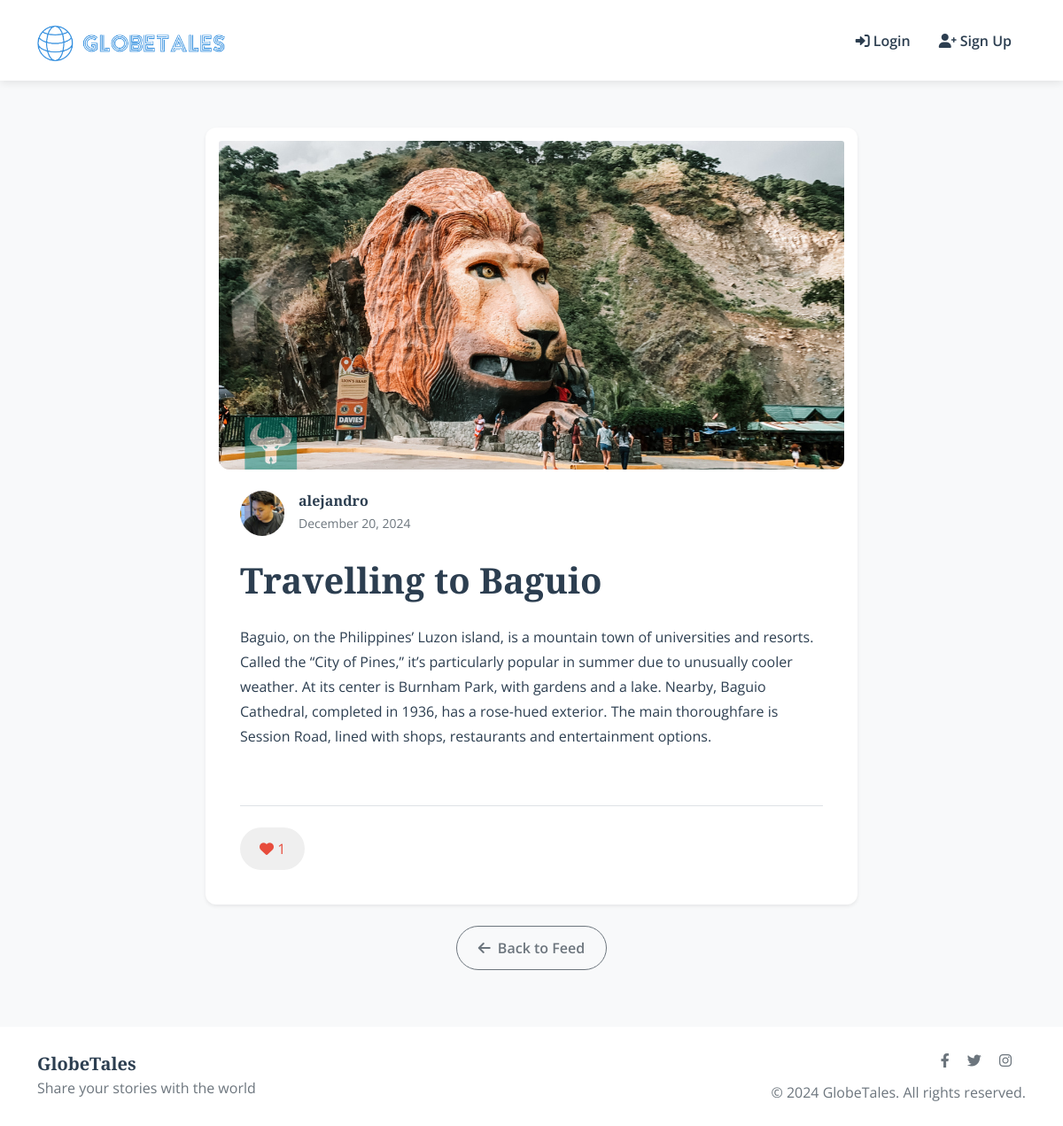
The app's page /post/18/ with its own data.
### blog/models.py (models this page shows)
class Post(models.Model):
    title = models.CharField(max_length=200, default='Untitled')
    caption = models.TextField()
    image = models.ImageField(upload_to='posts/')
    author = models.ForeignKey(User, on_delete=models.CASCADE)
    created_at = models.DateTimeField(auto_now_add=True)
    updated_at = models.DateTimeField(auto_now=True)
    likes = models.ManyToManyField(User, related_name='liked_posts', blank=True)

### accounts/models.py (models this page shows, shortened)
class Profile(models.Model):
    user = models.OneToOneField(User, on_delete=models.CASCADE, related_name='user_profile')
    avatar = models.ImageField(upload_to='profile_pics/', null=True, blank=True)

### blog/views.py (the view)
# urls.py: path('post/<int:pk>/', views.post_detail, name='post_detail'),
def post_detail(request, pk):
    post = get_object_or_404(Post, pk=pk)
    return render(request, 'blog/post_detail.html', {
        'post': post
    })

### accounts/templatetags/user_tags.py (called while the page is built, shortened)
@register.simple_tag
def user_avatar(user, size=40):
    try:
        if hasattr(user, 'user_profile'):
            profile = user.user_profile
            if profile and profile.avatar:
                return format_html(
                    '<img src="{}" class="rounded-circle" width="{}" height="{}" alt="{}">',
                    profile.avatar.url, size, size, user.username
                )
    except (Profile.DoesNotExist, AttributeError):
        pass

### blog/templates/blog/post_detail.html (shortened to what this page needs)
{% extends 'base.html' %}
{% load static %}
{% load user_tags %}
{% block content %}
<div class="container mt-5">
    <div class="row justify-content-center">
        <div class="col-lg-8">
            <article class="card shadow-sm">
                {% if post.image %}
                    <img src="{{ post.image.url }}" class="card-img-top" alt="{{ post.title }}">
                {% endif %}
                <div class="card-body">
                    <div class="d-flex align-items-center mb-4">
                        {% user_avatar post.author 50 %}
                        <div class="ms-3">
                            <h6 class="mb-0">{{ post.author.username }}</h6>
                            <small class="text-muted">{{ post.created_at|date:"F j, Y" }}</small>
                        </div>
                    </div>
                    <h1 class="card-title mb-4">{{ post.title }}</h1>
                    <p class="card-text">{{ post.caption }}</p>
                    <div class="d-flex justify-content-between align-items-center mt-4 pt-4 border-top">
                        <button class="like-btn {% if user in post.likes.all %}liked{% endif %}"
                                data-post-id="{{ post.pk }}">
                            <i class="fas fa-heart"></i>
                            <span class="likes-count">{{ post.likes.count }}</span>
                        </button>
                    </div>
                </div>
            </article>
            <div class="text-center mt-4">
                <a href="{% url 'index' %}" class="btn btn-outline-secondary rounded-pill">
                    <i class="fas fa-arrow-left me-2"></i>Back to Feed
                </a>
            </div>
        </div>
    </div>
</div>
{% endblock %}

### static/css/style.css (style rules this page uses)
:root { --primary-color: #2c3e50; --secondary-color: #3498db; --accent-color: #e74c3c; --background-color: #f8f9fa; --text-color: #2c3e50; --border-radius: 12px; --spacing-unit: 1rem; --transition-speed: 0.3s; }
body { font-family: 'Open Sans', sans-serif; font-size: 16px; line-height: 1.75; color: var(--text-color); background-color: var(--background-color); }
h1, h2, h3, h4, h5, h6 { font-family: 'Playfair Display', serif; font-weight: 700; line-height: 1.3; margin-bottom: var(--spacing-unit); }
h1 { font-size: 2.5rem; }
h6 { font-size: 1rem; }
.card { border: none; border-radius: var(--border-radius); box-shadow: 0 4px 6px rgba(0,0,0,0.1); margin-bottom: var(--spacing-unit); transition: transform var(--transition-speed) ease; overflow: hidden; height: auto; padding: 15px; display: flex; flex-direction: column; }
.card-body { flex: 1; padding: 1.5rem; display: flex; flex-direction: column; }
.btn { padding: 0.75rem 1.5rem; border-radius: 50px; font-weight: 600; transition: all var(--transition-speed) ease; }
.like-btn { color: var(--accent-color); border: 2px solid transparent; padding: 0.5rem 1.25rem; border-radius: 50px; transition: all var(--transition-speed) ease, border-color var(--transition-speed); }
.text-muted { color: #6c757d !important; }
img { max-width: 100%; height: auto; border-radius: var(--border-radius); }

### records on screen
Post: image (picture), author.username (picture), author.username "alejandro", created_at "December 20, 2024", title "Travelling to Baguio", caption "Baguio, on the Philippines’ Luzon island, is a mountain town of universities and resorts. Called the “City of Pines,” it’s particularly popular in summer due to unusually cooler weather. At its center is Burnham Park, with gardens and a lake. Nearby, Baguio Cathedral, completed in 1936, has a rose-hued exterior. The main thoroughfare is Session Road, lined with shops, restaurants and entertainment options.", likes.count "1"
